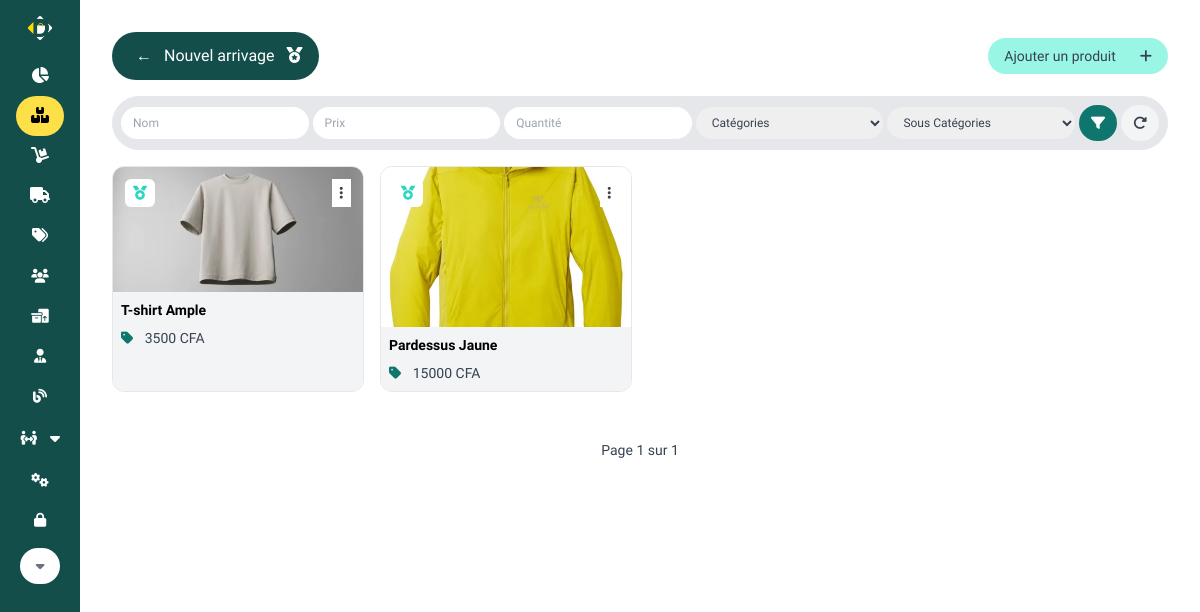
/dashboard/products/new/ (signed in), run on the app's committed database.
### store/models.py (models this page shows, shortened)
class Product(models.Model):
    name = models.CharField(max_length=256)
    brand = models.CharField(max_length=256, default='Générique')
    category = models.ForeignKey(Category, on_delete=models.CASCADE)
    supplier = models.ForeignKey(Supplier, null=True, blank=True, on_delete=models.SET_NULL)
    subcategory = models.ForeignKey(SubCategory, on_delete=models.CASCADE)
    unit = models.CharField(max_length=50, choices=unit_types)
    quantity = models.IntegerField(default='0', blank=True, null=True)
    price = models.IntegerField(default='0', blank=True, null=True)
    promo_price = models.IntegerField(default='0', blank=True, null=True)
    description = CKEditor5Field(
        'Description', config_name='extends', blank=True, null=True)
    is_expirable = models.BooleanField(default=False)
    is_promoted = models.BooleanField(default=False)
    production_date = models.DateField(null=True, blank=True)
    expiration_date = models.DateField(null=True, blank=True)
    likes = models.ManyToManyField(CustomUser, related_name='user_likes', blank=True)
    favorites = models.ManyToManyField(
        CustomUser, related_name='user_favorites', blank=True)
    is_featured = models.BooleanField(default=False)
    is_new = models.BooleanField(default=True)
    timestamp = models.DateTimeField(auto_now_add=True,  blank=True, null=True)
    thumbnail = models.ImageField(
        upload_to='store/products', blank=True, null=True)

### dashboard/views.py (the view)
# urls.py: path('products/new/', new_arrivals, name='new_arrivals'),
@login_required(login_url='login')
def new_arrivals(req):
    categories = Category.objects.all()
    subcategories = SubCategory.objects.all()
    products = Product.objects.filter(is_new=True).order_by('-name')
    objects = paginate_objects(req, products)
    context = {
        "dash_products": "dash_active",
        'title': 'Products',
        'objects': objects,
        'categories': categories,
        'subcategories': subcategories,
    }
    return render(req, 'dashboard/new_arrivals.html', context)

### store/context_processors.py (called while the page is built)
def cart(request):
    return {'cart': Cart(request)}

### utils.py (called while the page is built)
def h_encode(id):
    return hashids.encode(id)

def paginate_objects(req, obj_list, obj_count=12):
    p = Paginator(obj_list, obj_count)
    page = req.GET.get('page')
    objects = p.get_page(page)
    return objects

    def to_url(self, value):
        return h_encode(value)

### dashboard/templates/dashboard/new_arrivals.html (shortened to what this page needs)
{% extends 'main_alt.html' %} {% load static %} {% block content %}
<div class="w-full max-w-7xl mx-auto flex flex-col gap-4">
  <div class="flex items-center justify-between">
    <div class="flex justify-between items-center">
      <h3 class="bg-teal-900 rounded-full text-white py-2 px-4">
        <a
          id="back-button"
          class="inline-block px-2 py-1 text-white bg-teal-900 hover:bg-yellow-300 hover:text-black rounded-full transition-all duration-300"
          href="#"
          >&larr;</a
        >
        Nouvel arrivage
        <i class="fa-solid fa-medal ml-2"></i>
      </h3>
    </div>
    <a
      href="{% url 'create_product' %}"
      class="bg-teal-200 hover:bg-teal-300 rounded-full text-sm py-2 px-4 flex items-center gap-4 group transition-all duration-300"
    >
      Ajouter un produit
      <i class="fa-solid fa-plus ml-2"></i>
    </a>
  </div>
  <form
    id="filter"
    hx-post="{% url 'new_arrivals' %}"
    hx-target=".objects_list"
    class="p-2 w-full bg-gray-200 border rounded-full flex justify-between items-center gap-1 text-sm xl:text-sm"
  >
    <section class="w-full flex justify-between items-center gap-1 text-xs">
      <input
        placeholder="Nom"
        name="name"
        type="text"
        class="px-3 py-2 rounded-full focus:outline-none focus:ring-1 focus:ring-teal-300 w-full cursor-pointer"
      />
      <input
        placeholder="Prix"
        name="price"
        type="text"
        class="px-3 py-2 rounded-full focus:outline-none focus:ring-1 focus:ring-teal-300 w-full cursor-pointer"
      />
      <input
        placeholder="Quantité"
        name="quantity"
        type="text"
        class="px-3 py-2 rounded-full focus:outline-none focus:ring-1 focus:ring-teal-300 w-full cursor-pointer"
      />
      <select
        name="category"
        class="hidden sm:flex px-3 py-2 rounded-full focus:outline-none focus:ring-1 focus:ring-teal-300 w-full cursor-pointer"
      >
        <option value="" selected="true" disabled="disabled">Catégories</option>
      </select>
      <select
        name="subcategory"
        class="hidden sm:flex px-3 py-2 rounded-full focus:outline-none focus:ring-1 focus:ring-teal-300 w-full cursor-pointer"
      >
        <option value="" selected="true" disabled="disabled">
          Sous Catégories
        </option>
      </select>
    </section>
    <button
      class="px-3 py-2 bg-teal-700 hover:bg-teal-900 text-white hover:text-yellow-300 rounded-full transition duration-200 ease-in"
      type="submit"
    >
      <i class="fa-solid fa-filter"></i>
    </button>
    <button
      class="px-3 py-2 bg-gray-100 hover:bg-gray-400 hover:text-black rounded-full transition duration-200 ease-in"
      hx-on:click="clearForm('filter')"
      type="submit"
    >
      <i class="fa-solid fa-rotate-right"></i>
    </button>
  </form>
  {% if not objects %}
  <div class="flex flex-col items-center gap-2 my-20 mx-auto">
    <i class="fa-solid fa-box-open text-teal-700 text-9xl"></i>
    <span>Aucun nouveau produit trouvé</span>
    <a
      href="{% url 'dash_products' %}"
      class="bg-yellow-100 rounded-full py-2 px-4 flex items-center gap-4 group"
      >Parcourir le catalogue
      <span
        class="bg-yellow-300 rounded-full py-2 px-3 group-hover:bg-teal-900 group-hover:text-white"
        >&rarr;</span
      ></a
    >
  </div>
  {% else %}
  <div class="grid grid-cols-2 gap-4 md:grid-cols-3 lg:grid-cols-4">
    {% for obj in objects %}
    {% include 'dashboard/components/product_grid_card.html' %}
    {% endfor %}
  </div>
  {% include 'paginator.html' %}
  {% endif %}
</div>
{% endblock %}

### dashboard/templates/dashboard/components/product_grid_card.html (shortened to what this page needs)
{% load static %}
<div
  class="relative w-full h-full bg-white flex flex-col justify-between rounded-xl border hover:shadow-lg group transition duration-200 ease-in overflow-hidden"
>
  {% if obj.thumbnail %}
  <img
    src="{{ obj.thumbnail.url }}"
    alt="{{ obj.name }}"
    class="w-full h-40 object-cover"
  />
  {% else %}
  <img
    src="{% static 'imgs/logo-g.png' %}"
    alt="image"
    class="w-full h-40 object-cover"
  />
  {% endif %}
  {% if obj.is_new %}
  <span
    class="absolute top-3 left-3 bg-white rounded-md px-2 py-1 text-teal-400 text-sm"
  >
    <i class="fa-solid fa-medal"></i>
  </span>
  {% endif %}
  <div class="absolute top-3 right-3 text-gray-700">
    <button
      type="button"
      class="hover:text-black bg-white hover:text-teal-400 px-2 py-1 hover:text-teal-400 text-sm"
      name="actions"
      aria-expanded="false"
      aria-haspopup="true"
      onclick="toggleMenu(this,'menu_c_{{obj.id}}')"
    >
      <i class="fa-sharp fa-solid fa-ellipsis-vertical"></i>
    </button>
  </div>
  <article class="p-2 h-full flex flex-col gap-2 bg-gray-100 text-sm">
    <h3 class="font-bold text-black text-sm">{{obj.name}}</h3>
    {% if obj.is_promoted %}
    <p>
      <i class="fa-solid fa-tags text-yellow-300 mr-2"></i>
      {{obj.promo_price}} CFA
    </p>
    {% else %}
    <p>
      <i class="fa-solid fa-tag text-teal-700 mr-2"></i>
      {{obj.price}} CFA
    </p>
    {% endif %}
  </article>
</div>

### templates/main_alt.html (style rules this page uses)
body { font-family: "Helvetica", sans-serif; }

### data on the page
Product: thumbnail (picture), is_new True (drawn), name "T-shirt Ample", price "3500"
Product: thumbnail (picture), is_new True (drawn), name "Pardessus Jaune", price "15000"

### other printed values
{{ objects.number }} "1"
{{ objects.paginator.num_pages }} "1"
